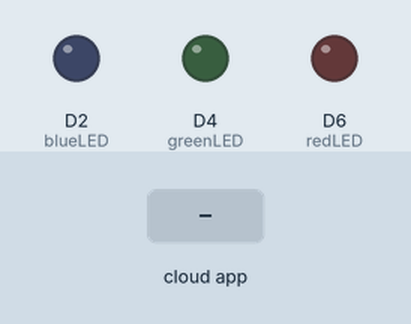
This sketch was run on a simulated Arduino MKR. Parts: output pins drawn as LEDs (lit = HIGH). Inputs (shaded band) come from the test bench. WiFi joins after 1.5 s; servers stay silent unless stated; the Firebase database answers and starts empty; what the sketch prints to the serial monitor is not drawn.

Above: at 4.0 s.
4.1 s: the phone or cloud app sets blue to on
At 4.7 s:
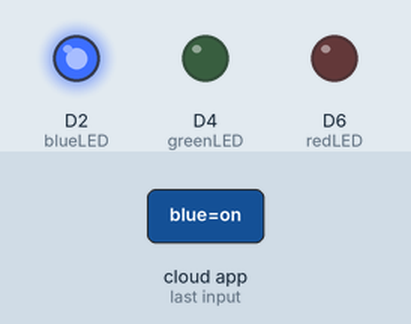
5.8 s: the phone or cloud app sets green to on
At 7.0 s:
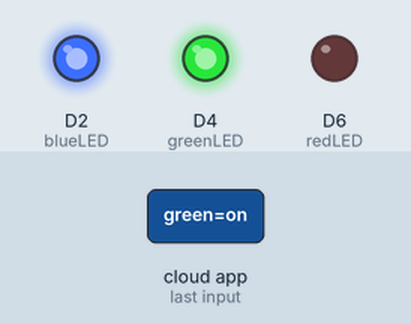
7.3 s: the phone or cloud app sets red to on
At 8.3 s:
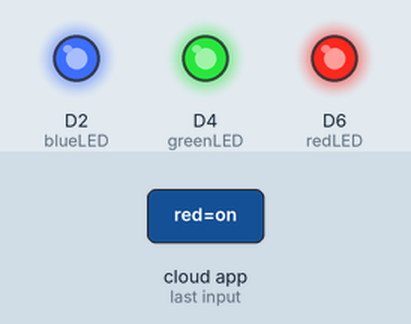
Timing chart, 0 to 10.3 s (numbered marks = the images above; inputs shaded):
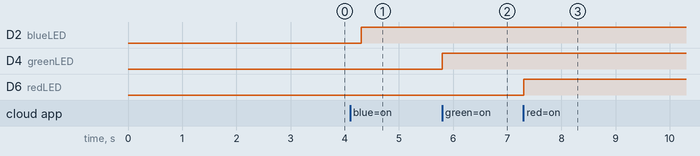

The sketch:

Traffic_Light.ino
```cpp
#include <Firebase_Arduino_WiFiNINA.h>

#define FIREBASE_HOST "FireHost"
#define FIREBASE_AUTH "FireAuth"
#define WIFI_SSID "WiFi SSID"
#define WIFI_PASSWORD "WiFi PASS"

FirebaseData firebaseData;

int blueLED = 2;
int greenLED = 4;
int redLED = 6;

void setup()
{
  Serial.begin(9600);
  delay(1000);
  Serial.println();
  pinMode(redLED, OUTPUT);
  pinMode(greenLED, OUTPUT);
  pinMode(blueLED, OUTPUT);

  Serial.print("Connecting to WiFi...");
  int status = WL_IDLE_STATUS;
  while (status != WL_CONNECTED) {
    status = WiFi.begin(WIFI_SSID, WIFI_PASSWORD);
    Serial.print(".");
    delay(300);
  }
  Serial.print(" IP: ");
  Serial.println(WiFi.localIP());
  Serial.println();

  startFirebase();
}

void loop()
{
  if (Firebase.getString(firebaseData, "/light/blue")){
    String blue = firebaseData.stringData();
    if (blue == "on")
    {
      digitalWrite(blueLED, HIGH);
    }
    else
    {
      digitalWrite(blueLED, LOW);
    }
  }
  if (Firebase.getString(firebaseData, "/light/green")){
    String green = firebaseData.stringData();
    if (green == "on")
    {
      digitalWrite(greenLED, HIGH);
    }
    else
    {
      digitalWrite(greenLED, LOW);
    }
  }
  if (Firebase.getString(firebaseData, "/light/red")){
    String red = firebaseData.stringData();
    if (red == "on")
    {
      digitalWrite(redLED, HIGH);
    }
    else
    {
      digitalWrite(redLED, LOW);
    }
  }
}

void startFirebase(){
  Firebase.begin(FIREBASE_HOST, FIREBASE_AUTH, WIFI_SSID, WIFI_PASSWORD);
  Firebase.reconnectWiFi(true);
}
```

Measured:
- after the input at 4.1 s, D2 (blueLED): LOW → HIGH after 0.20 s
- after the input at 5.8 s, D4 (greenLED): LOW → HIGH at once
- after the input at 7.3 s, D6 (redLED): LOW → HIGH at once
